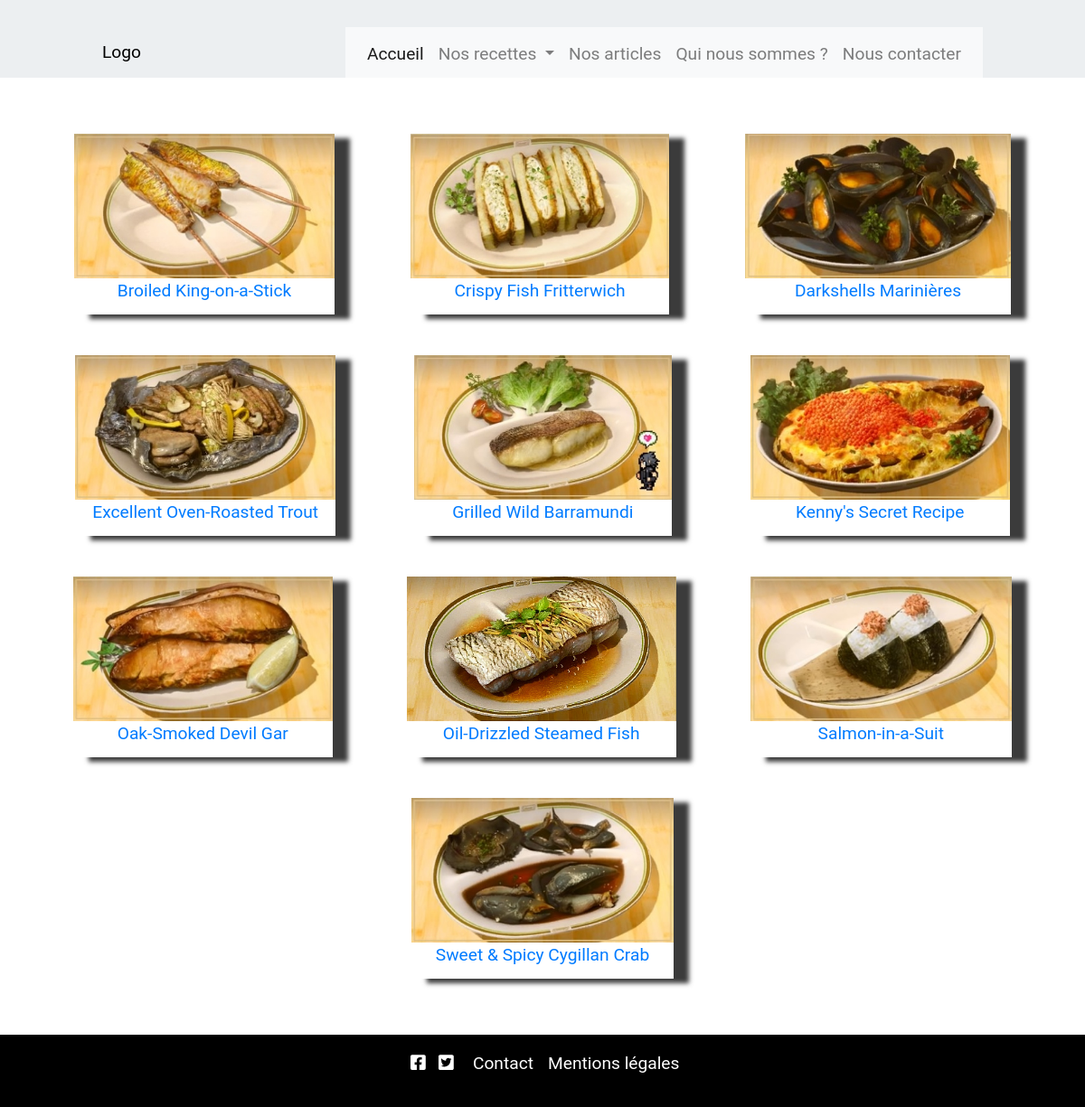
The page /front/recettesCategorie.php?categorie=Poisson on the database its author committed.
### tables this page shows
CREATE TABLE IF NOT EXISTS `recette` (
  `idRecette` int(4) NOT NULL AUTO_INCREMENT,
  `idOrigine` int(4) NOT NULL,
  `nomRecette` varchar(100) NOT NULL,
  `descriptionRecette` varchar(500) DEFAULT NULL,
  `dureeCuisson` varchar(100) DEFAULT NULL,
  `dureePreparation` varchar(100) DEFAULT NULL,
  `recetteRecette` varchar(5000) DEFAULT NULL,
  `effetsRecette` varchar(500) DEFAULT NULL,
  `idCategorie` int(4) NOT NULL,
  `idImage` int(4) DEFAULT NULL,
  `idEtat` int(4) DEFAULT NULL,
  PRIMARY KEY (`idRecette`),
  KEY `fkOrigine` (`idOrigine`),
  KEY `fkCategorie` (`idCategorie`),
  KEY `fkImage` (`idImage`),
  KEY `fkEtat` (`idEtat`)
);

### front/recettesCategorie.php (the view, shortened to what this page needs)
<section id="pageRecette">
  <?php
    $base = connect();
    $parametre = $_GET['categorie'];
    $parametre = $base->query("SELECT idCategorie FROM categorie WHERE nomCategorie = '". $parametre ."'")->fetch(PDO::FETCH_OBJ);
    if($parametre){
      $requete= $base->query("SELECT * FROM recette WHERE idCategorie = ". $parametre->idCategorie ." ORDER BY nomRecette");
      while($ligne= $requete->fetch(PDO::FETCH_OBJ)){
        $thumbnail = '<figure class="miniRecette">';
        $thumbnail .= '<a href="recette.php?idrecette='.$ligne->idRecette.'">';
        $image= $base->query("SELECT urlImage FROM image WHERE idImage='".$ligne->idImage."'")->fetch(PDO::FETCH_OBJ);
        $image->urlImage = str_replace("_p", "_g", $image->urlImage);
        $thumbnail .= '<img src="'.$image->urlImage.'" alt="'.$ligne->nomRecette.'">';
        $thumbnail .= '<figcaption>'.$ligne->nomRecette.'</figcaption>';
        $thumbnail .= '</a>';
        $thumbnail .= '</figure>';
        echo $thumbnail;
      }
    }
    else{
      echo "Désolé, mais cette catégorie n'existe pas.";
    }
  ?>
</section>

### css/front.css (style rules this page uses)
* { margin:0; padding:0; box-sizing:border-box; }
a,input, textarea { outline:none; }
a { text-decoration: none; display: inline-block; }
body { font-size: 1.2rem; font-family: 'Roboto', sans-serif; }
header { justify-content: space-around; align-items: center; padding-top:30px; background-color:#eceff1 ; }
header ul { display: flex; list-style: none; height: 5vh; position: relative; }
header a { color: #000; }
object { width: 15vw; height: 15vh; pointer-events: none; }
header nav { z-index: 100; }
header li { background-color: #f8f9fa; }
#pageRecette { display: flex; justify-content: space-around; flex-wrap: wrap; padding: 5vh; }
.miniRecette { height: 25vh; width: auto; box-shadow: 17px 5px 5px rgba(0, 0, 0, 0.767); margin: 2%; text-align: center; }
.miniRecette img { display: inline-block; height: 20vh; }
footer { background-color: #000; color: #fff; height: 10vh; justify-content: center; align-items: center; }
#reseauxSociaux { margin-bottom: 15px; }
#reseauxSociaux a { padding: 5px; }
footer a { color: #fff; }

### rows shown on the page
recette: nomRecette (picture), nomRecette "Broiled King-on-a-Stick"
recette: nomRecette (picture), nomRecette "Crispy Fish Fritterwich"
recette: nomRecette (picture), nomRecette "Darkshells Marinières"
recette: nomRecette (picture), nomRecette "Excellent Oven-Roasted Trout"
recette: nomRecette (picture), nomRecette "Grilled Wild Barramundi"
recette: nomRecette (picture), nomRecette "Kenny's Secret Recipe"
recette: nomRecette (picture), nomRecette "Oak-Smoked Devil Gar"
recette: nomRecette (picture), nomRecette "Oil-Drizzled Steamed Fish"
recette: nomRecette (picture), nomRecette "Salmon-in-a-Suit"
recette: nomRecette (picture), nomRecette "Sweet & Spicy Cygillan Crab"
